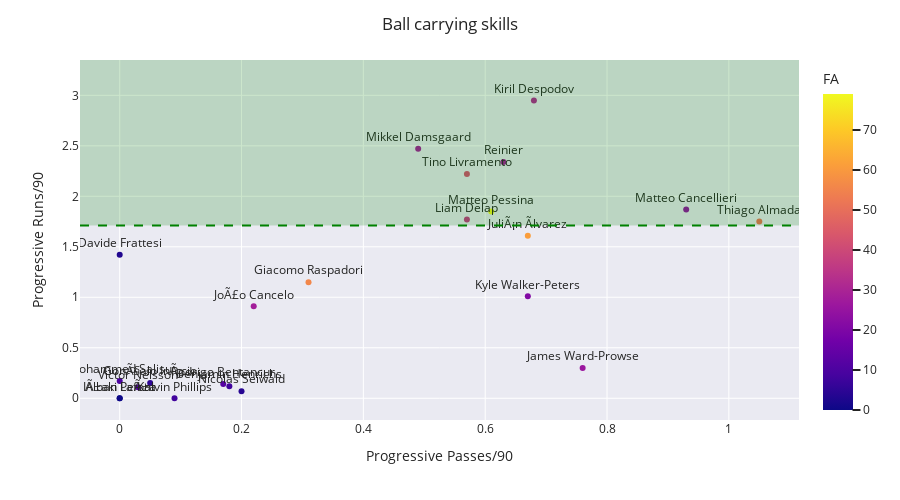

Notebook code cell kept with this figure:
### Code cell
#Analysing Ball Carrying ability
fig = px.scatter(df, x="Ch C/90", y="DrbPG", text="Name", log_x=False, size_max=30, color='FA')
#fig.update_yaxes(autorange="reversed")
fig.update_traces(textposition='top center')
fig.update_layout(height=500)
fig.update_xaxes(title_text='Progressive Passes/90')
fig.update_yaxes(title_text='Progressive Runs/90')
fig.add_hline(y=1.71, opacity=1, line_width=2, line_dash='dash', line_color='green')
fig.add_hrect(y0=1.71, y1=df["DrbPG"].max()+0.4, line_width=0, fillcolor="green", opacity=0.2)
for template in ["seaborn"]:
    fig.update_layout(template=template, title="Ball carrying skills")
fig.show()

### Figure 1 — Plotly figure (JSON) as saved in the notebook; plotly's stock layout.template omitted (floating-point values rounded to 4 significant figures)
{"data": [{"hovertemplate": "Ch C/90=%{x}<br>DrbPG=%{y}<br>Name=%{text}<br>FA=%{marker.color}<extra></extra>", "legendgroup": "", "marker": {"color": [79, 42, 51, 5, 28, 61, 12, 10, 26, 28, 21, 8, 0, 0, 8, 11, 3, 4, 24, 56, 31, 36, 28], "coloraxis": "coloraxis", "symbol": "circle"}, "mode": "markers+text", "name": "", "orientation": "v", "showlegend": false, "text": ["Matteo Pessina", "Tino Livramento", "Thiago Almada", "GonÃ§alo InÃ¡cio", "JoÃ£o Cancelo", "JuliÃ¡n Ãlvarez", "Rodrigo Bentancur", "Mohammed Salisu", "James Ward-Prowse", "Reinier", "Kyle Walker-Peters", "Benjamin Henrichs", "IÃ±aki PeÃ±a", "Alban Lafont", "Kalvin Phillips", "Victor Nelsson", "Davide Frattesi", "Nicolas Seiwald", "Matteo Cancellieri", "Giacomo Raspadori", "Kiril Despodov", "Liam Delap", "Mikkel Damsgaard"], "textposition": "top center", "type": "scatter", "x": [0.61, 0.57, 1.05, 0.05, 0.22, 0.67, 0.17, 0, 0.76, 0.63, 0.67, 0.18, 0, 0, 0.09, 0.03, 0, 0.2, 0.93, 0.31, 0.68, 0.57, 0.49], "xaxis": "x", "y": [1.85, 2.22, 1.75, 0.15, 0.91, 1.61, 0.14, 0.17, 0.3, 2.34, 1.01, 0.12, 0, 0, 0, 0.11, 1.42, 0.07, 1.87, 1.15, 2.95, 1.77, 2.47], "yaxis": "y"}], "layout": {"coloraxis": {"colorbar": {"title": {"text": "FA"}}, "colorscale": [[0, "#0d0887"], [0.1111, "#46039f"], [0.2222, "#7201a8"], [0.3333, "#9c179e"], [0.4444, "#bd3786"], [0.5556, "#d8576b"], [0.6667, "#ed7953"], [0.7778, "#fb9f3a"], [0.8889, "#fdca26"], [1, "#f0f921"]]}, "height": 500, "legend": {"tracegroupgap": 0}, "margin": {"t": 60}, "shapes": [{"line": {"color": "green", "dash": "dash", "width": 2}, "opacity": 1, "type": "line", "x0": 0, "x1": 1, "xref": "x domain", "y0": 1.71, "y1": 1.71, "yref": "y"}, {"fillcolor": "green", "line": {"width": 0}, "opacity": 0.2, "type": "rect", "x0": 0, "x1": 1, "xref": "x domain", "y0": 1.71, "y1": 3.35, "yref": "y"}], "title": {"text": "Ball carrying skills"}, "xaxis": {"anchor": "y", "domain": [0, 1], "title": {"text": "Progressive Passes/90"}}, "yaxis": {"anchor": "x", "domain": [0, 1], "title": {"text": "Progressive Runs/90"}}}}
